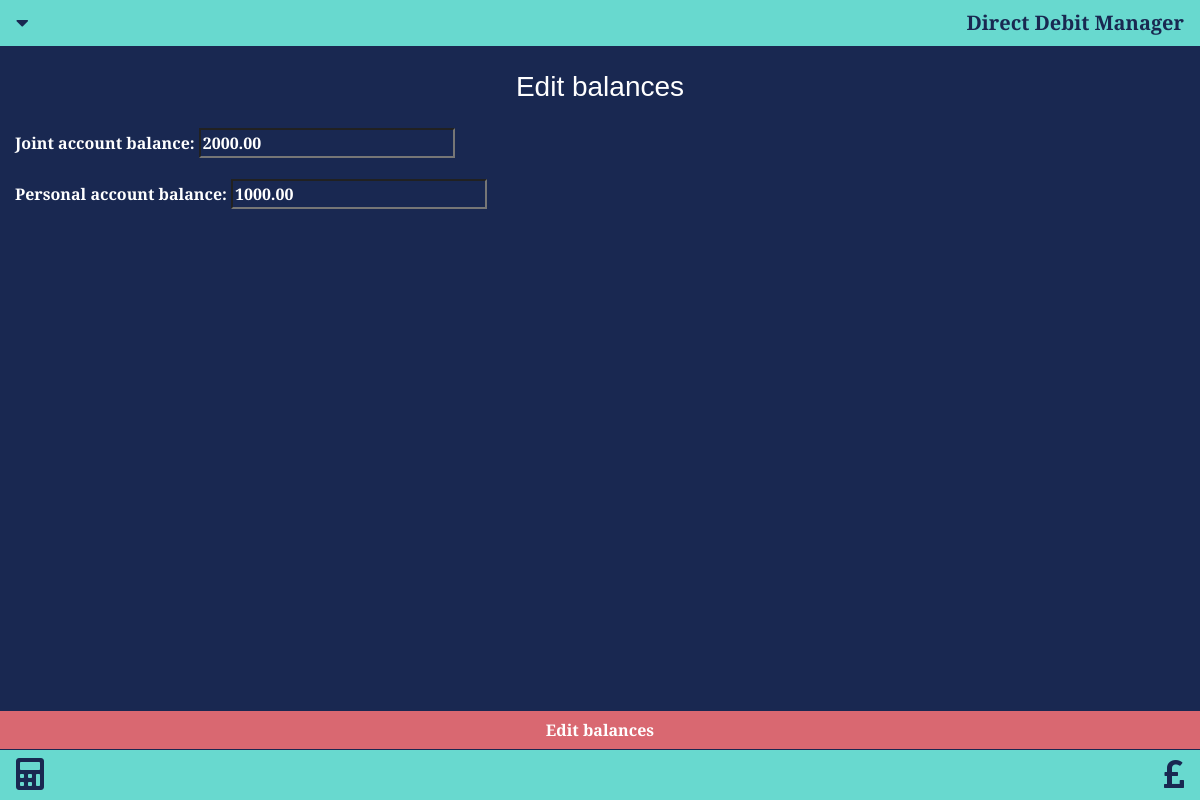
The app's page /edit_balance/3, older data.
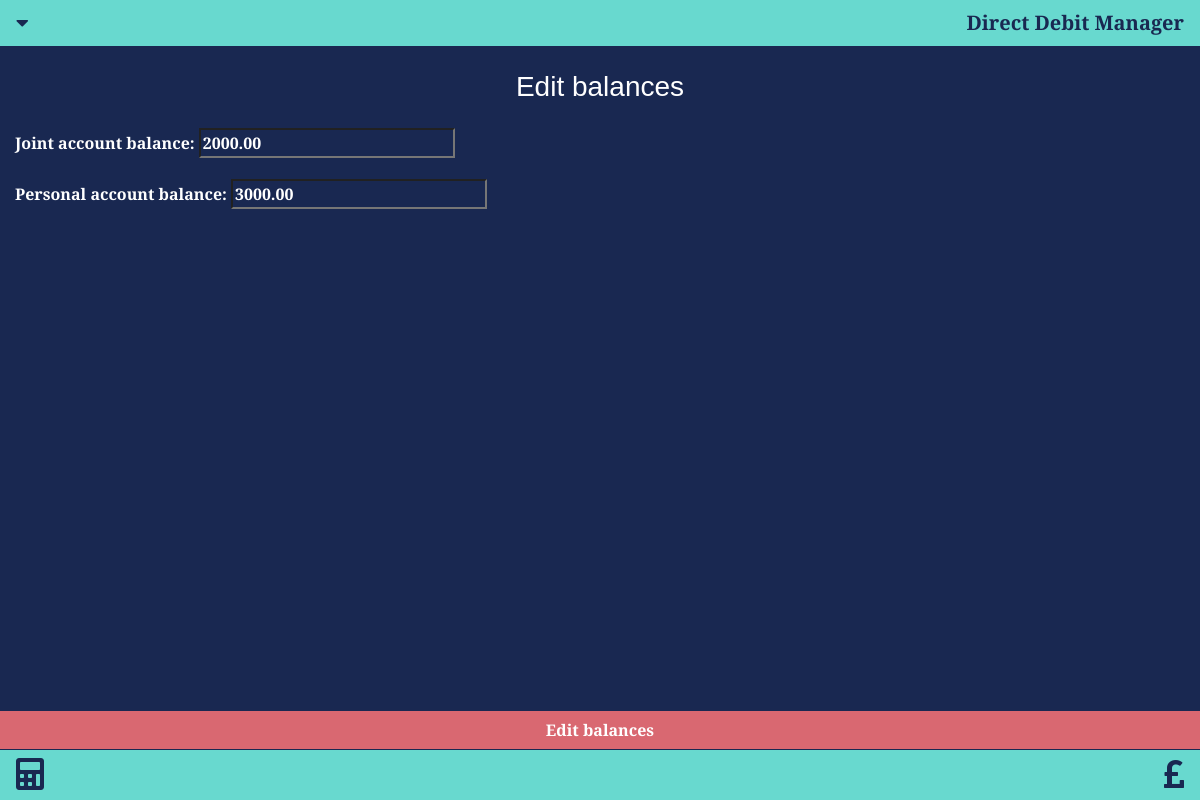
The same page, newer data.
### monthly_budget/models.py (models this page shows, shortened)
class Balance(models.Model):
    joint_account_balance = models.DecimalField(max_digits=7, decimal_places=2, null=False, blank=True)
    personal_account_balance = models.DecimalField(max_digits=7, decimal_places=2, null=False, blank=True)

### monthly_budget/views.py (the view)
# urls.py: path('edit_balance/<balance_id>', views.edit_balance, name='edit_balance'),
def edit_balance(request, balance_id):
    balanceItem = get_object_or_404(Balance, id=balance_id)
    if request.method == 'POST':
        balanceForm = BalanceForm(request.POST, instance=balanceItem)
        if balanceForm.is_valid():
            balanceForm.save()
            return redirect('get_monthly_budget_list')
    editBalanceForm = BalanceForm(instance=balanceItem)
    payments = Payment.objects.all().order_by('payment_date')
    incomes = Income.objects.all()
    balances = Balance.objects.all()
    sumOfPayments = payments.aggregate(Sum('instalment_amount'))['instalment_amount__sum']
    sumOfIncome = incomes.aggregate(Sum('income_amount'))['income_amount__sum']
    remainingMonthlyPaymentsTotal = payments.filter(has_paid=False).aggregate(Sum('instalment_amount'))['instalment_amount__sum']
    remainingMonthlyPaymentsJoint = payments.filter(has_paid=False, payment_account='Starling (Joint)').aggregate(Sum('instalment_amount'))['instalment_amount__sum']
    remainingMonthlyPaymentsBen = payments.filter(has_paid=False, payment_account='Starling (Ben personal)').aggregate(Sum('instalment_amount'))['instalment_amount__sum']
    differenceBetweenIncomeAndPayments = sumOfIncome - sumOfPayments
    jointAccountBalance = balances.aggregate(Sum('joint_account_balance'))['joint_account_balance__sum']
    personalAccountBalance = balances.aggregate(Sum('personal_account_balance'))['personal_account_balance__sum']
    jointAccountRequirement = jointAccountBalance - remainingMonthlyPaymentsJoint
    personalAccountRequirement = personalAccountBalance - remainingMonthlyPaymentsBen
    context = {
        'payments': payments,
        'balances': balances,
        'incomes': incomes,
        'sumOfPayments': sumOfPayments,
        'sumOfIncome': sumOfIncome,
        'personalAccountRequirement': personalAccountRequirement,
        'jointAccountRequirement': jointAccountRequirement,
        'differenceBetweenIncomeAndPayments': differenceBetweenIncomeAndPayments,
        'remainingMonthlyPaymentsTotal': remainingMonthlyPaymentsTotal,
        'remainingMonthlyPaymentsJoint': remainingMonthlyPaymentsJoint,
        'remainingMonthlyPaymentsBen': remainingMonthlyPaymentsBen,
        'editBalanceForm': editBalanceForm
    }
    return render(request, 'monthly_budget/edit_balance.html', context)

### monthly_budget/forms.py
class BalanceForm(forms.ModelForm):
    class Meta:
        model = Balance
        fields = ['joint_account_balance',
                  'personal_account_balance']

### monthly_budget/templates/monthly_budget/edit_balance.html (shortened to what this page needs)
{% extends "base.html" %}
{% block content %}
<h3 class="m-4" style="text-align: center;">Edit balances</h3>
<form method="POST">
    {{ editBalanceForm.as_p }}
    <div class="">
        <p>
        <button class="btn button-colour positioning fixed-bottom rounded-0" style="margin-bottom: 51px;" type="submit"><strong class="button-colour positioning">Edit balances</strong></button>
        </p>
    </div>
</form>
{% endblock %}

### monthly_budget/templates/base.html (shortened to what this page needs)
<!DOCTYPE html>
{% load static %}
<link rel="stylesheet" type="text/css" href="{% static '/monthly_budget/style.css' %}">
<html lang="en">
<head>
    <link rel="stylesheet" href="https://maxcdn.bootstrapcdn.com/bootstrap/4.0.0/css/bootstrap.min.css">
    <link rel="stylesheet" href="https://use.fontawesome.com/releases/v5.12.1/css/all.css">
</head>
<body>
    {% include "monthly_budget/navbar.html" %}
    <div class="container-fluid">
    {% block content %}
    {% endblock %}
    </div>
    {% include "monthly_budget/footer.html" %}
</body>
</html>

### monthly_budget/templates/monthly_budget/navbar.html (shortened to what this page needs)
<nav class="navbar nav-expand-lg fixed-top navbar-page-title colour-reverse">
    <div class="dropdown navbar-dropdown">
        <a class="" href="#" id="dropdownMenuLink" data-toggle="dropdown" aria-haspopup="true" aria-expanded="false">
            <i class="fas fa-caret-down colour-reverse"></i>
        </a>
    </div>
    <a class="navbar-page-title colour-reverse" href="/"><strong class="colour-reverse">Direct Debit Manager</strong></a>
</nav>

### monthly_budget/templates/monthly_budget/footer.html (shortened to what this page needs)
<nav class="navbar fixed-bottom colour-reverse">
    <a class="" data-toggle="modal" data-target="#accountCalculatorModal">
        <i class="fas fa-calculator fa-2x colour-reverse"></i>
    </a>
    <a class="" data-toggle="modal" data-target="#incomeOutgoingsModal">
        <i class="fas fa-pound-sign fa-2x colour-reverse"></i>
    </a>
</nav>

### monthly_budget/static/monthly_budget/style.css (style rules this page uses)
html { margin: 0; overscroll-behavior: none; }
* { background-color: #192851; color: white; font-family: 'Alegreya Sans', sans-serif; font-weight: bolder; }
.container-fluid { padding-top: 46px; padding-bottom: 51px; }
.positioning { display: flex; justify-content: center; align-content: center; width: 100%; }
.colour-reverse { background-color: #68D9CF !important; color: #192851 !important; }
.button-colour { background-color: #D96871 !important; }
.dropdown { position: static !important; }
.navbar-page-title { font-size: 20px; }
.navbar-dropdown { background-color: #68D9CF !important; }

Row changes from the older to the newer data that the page shows:
changed Balance: personal_account_balance "1000.00" → "3000.00"
